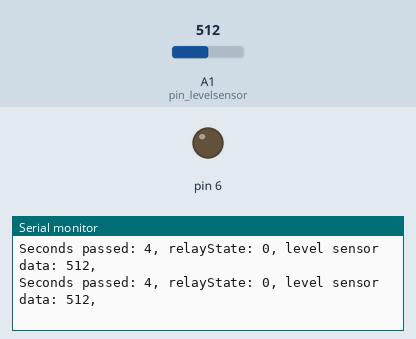
A sketch run on a simulated Arduino Uno, built with avr-gcc and run on an emulated ATmega328P. Shown: output pins drawn as LEDs (lit = HIGH), the last lines printed to the serial monitor. Inputs (shaded band) come from the test bench; at power-on: A1 (pin_levelsensor) = 512.

Above: at 4.2 s.
4.3 s: A1 (pin_levelsensor) set to 107
At 4.31 s:
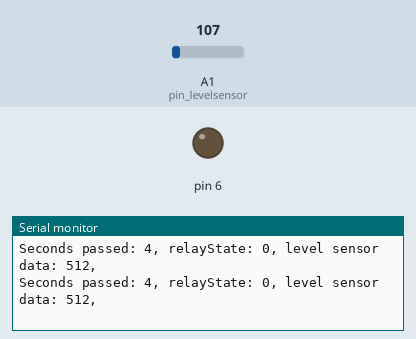
7.3 s: A1 (pin_levelsensor) set to 91
At 16.25 s:
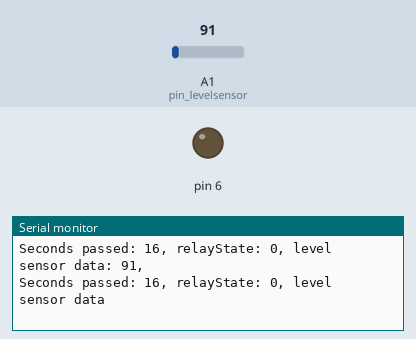
Timing chart, 0 to 16.3 s (numbered marks = the images above; inputs shaded):
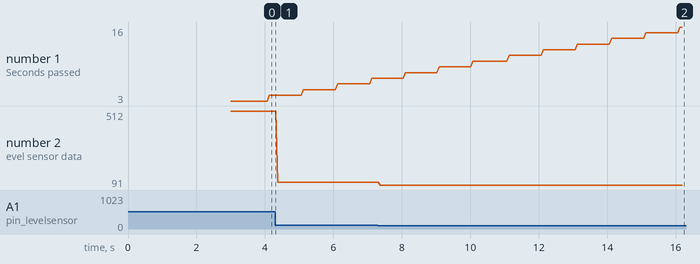

Measured:
- the behaviour switches between 100 and 99 on A1 (pin_levelsensor) (found by bisection; images 1 and 2)
- after the input at 7.3 s, the serial monitor: prints a new line after 0.07 s (image 2)
- plotted number 2: 512 → 107 after the input at 4.3 s, 107 → 91 after the input at 7.3 s

The sketch:

Water_Pump_Timer_Automator_v3_with_Level_Sensor.ino
```cpp
#include <stdint.h>

#define pin_relay ((uint8_t) 6 )
#define pin_pot A0
#define pin_levelsensor A1

const uint16_t time_on = (40 * 1000); // seconds to milliseconds // REAL TIMER
uint32_t time_off = (10 * 60000); // minutes to milliseconds // REAL TIMER

/*
const uint16_t time_on = (3 * 1000); // seconds to milliseconds // FOR QUICK TESTS
uint32_t time_off = (0.2 * 60000); // minutes to milliseconds // FOR QUICK TESTS
*/
#define startup_delay ((uint16_t) 3000) // wait 3 seconds after powering-up
#define water_level_threshold ((uint16_t) 430) // first 430, then tried 280

bool debugModeEnabled = true;
bool potEnabled = false;
bool levelSensorEnabled = true;

uint64_t previousMillis = 0;
uint64_t currentMillis = 0;

char buf_serial[100];

void setup()
{

  pinMode(pin_relay, OUTPUT);
  pinMode(pin_pot, INPUT);
  pinMode(pin_levelsensor, INPUT);

  if (debugModeEnabled)
  {
    Serial.begin(9600);
    Serial.println("Starting");
  }

  //digitalWrite(pin_relay, LOW); // ensuring the motor isn't powered at startup before the startup delay but isn't necessary in this condition

  delay(startup_delay);

  digitalWrite(pin_relay, HIGH); // added later for startup activation
  previousMillis = millis(); // added later for startup activation

}

void loop()
{

    if (potEnabled)
    {
        time_off = ((map(analogRead(pin_pot), 0, 1023, 8, 12)) * 60000);
    }

    if (debugModeEnabled)
    {
      sprintf(buf_serial, "Seconds passed: %lu, relayState: %d, level sensor data: %d, ", millis()/1000, digitalRead(pin_relay), analogRead(pin_levelsensor));
      Serial.println(buf_serial);
    }

    if ((levelSensorEnabled) && (analogRead(pin_levelsensor) <= water_level_threshold)) // if tanker is not full, GO ON
    {

      currentMillis = millis();

      if (digitalRead(pin_relay) == 1)
      {
        if ((currentMillis - previousMillis) >= time_on)
        {
          digitalWrite(pin_relay, 0);
          previousMillis = currentMillis;
        }
      }
      else
      {
        if ((currentMillis - previousMillis) >= time_off)
        {
          digitalWrite(pin_relay, 1);
          previousMillis = currentMillis;
        }
      }
    }
    else if ((levelSensorEnabled) && (analogRead(pin_levelsensor) > water_level_threshold)) // if tanker is full, STOP
    {
      digitalWrite(pin_relay, 0);
      previousMillis = millis();
      // previousMillis = 0;
      // currentMillis = 0;
    }
}
```
